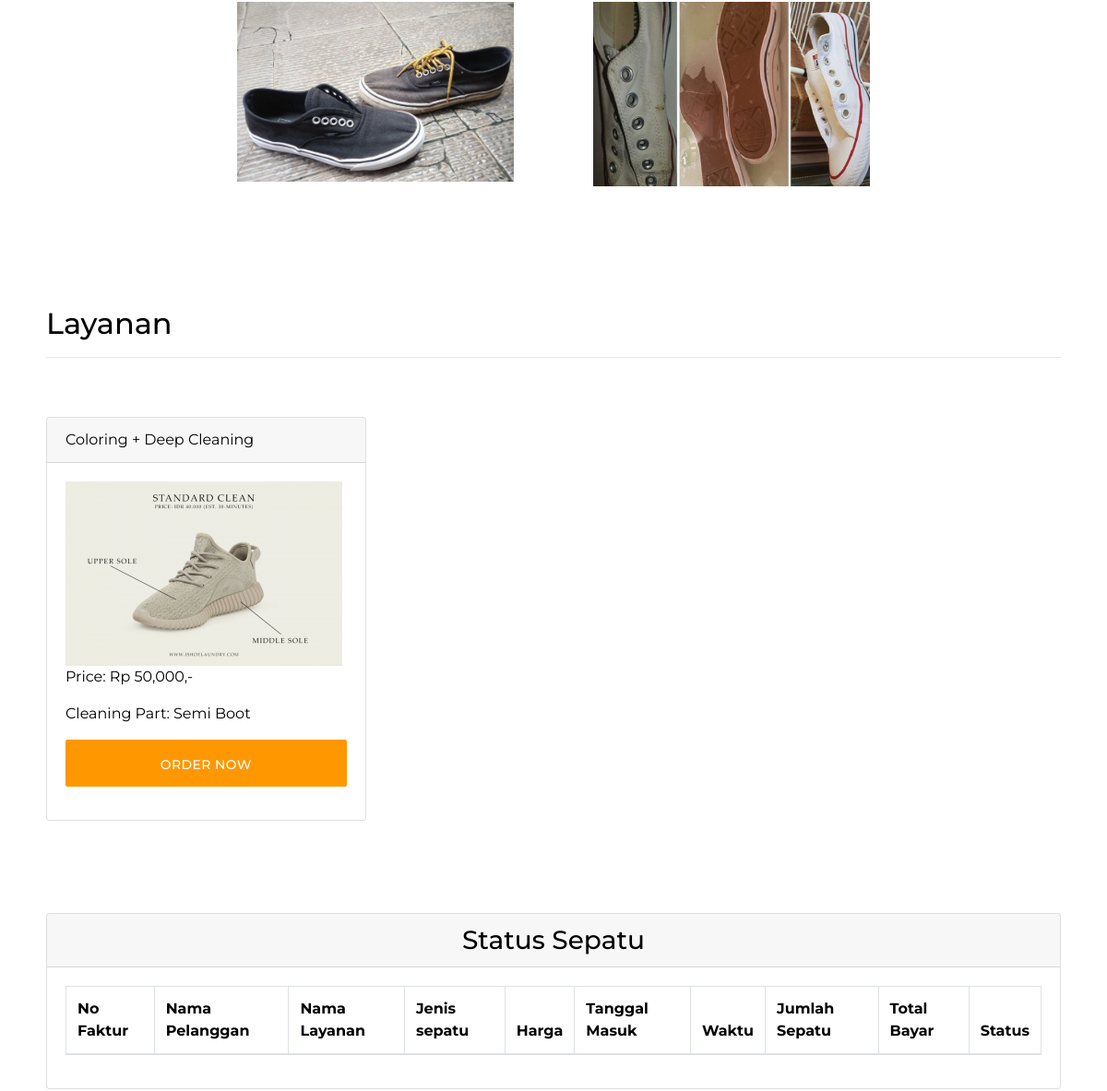
Before: / (middle part) with the older database file.
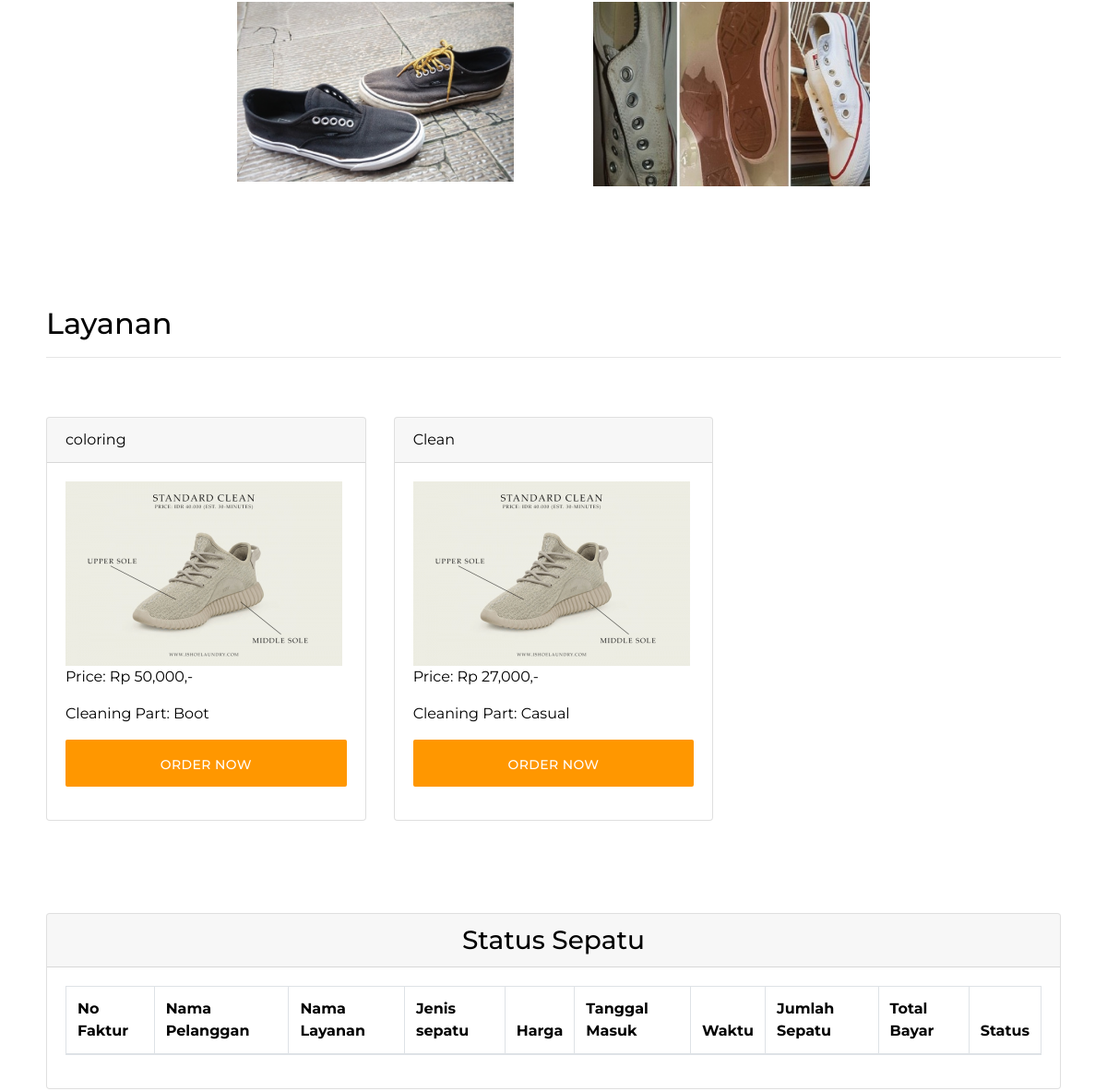
After: the same page with the newer database file.
### tables this page shows
CREATE TABLE `layanan` (
  `id_layanan` int(11) NOT NULL,
  `nama_layanan` varchar(50) NOT NULL,
  `id_jenis_sepatu` int(11) NOT NULL,
  `harga` varchar(50) NOT NULL,
  `foto` text NOT NULL
);

CREATE TABLE `jenis_sepatu` (
  `id` int(11) NOT NULL,
  `nama_jenis_sepatu` varchar(50) NOT NULL
);

### koneksi.php (called while the page is built, shortened)
<?php
	$base_url = "http://localhost/CuciSepatu/";
?>

### index.php (the view, shortened to what this page needs)
<!DOCTYPE html>
<html lang="en">
<?php include "koneksi.php";
 ?>
<head>
    <link rel="stylesheet" href="<?= $base_url ?>asset/css/bootstrap.min.css">
    <link rel="stylesheet" href="https://cdnjs.cloudflare.com/ajax/libs/font-awesome/4.7.0/css/font-awesome.min.css">
    <link rel="stylesheet" type="text/css" href="<?= $base_url ?>asset/css/owl.carousel.min.css">
    <link rel="stylesheet" href="<?= $base_url ?>asset/css/styles.css">
</head>
<body class="py-5">
    <section class="recent-book-sec" id="befor">
        <div class="container">
        <br>
        <br>
            <br><br>
            <div class="row">
                <div class="col-md-2"></div>
                <div class="col-md-4">
                    <div class="box">
                        <div class="box-body">
                            <img src="images/bersih.jpg" width="300px">
                        </div>
                    </div>
                </div>
                <div class="col-md-4">
                    <div class="box">
                        <div class="box-body">
                            <img src="images/bersih2.jpg" width="300px" height="200px">
                        </div>
                    </div>
                </div>
            </div>
        </div>
    </section>
    <section class="features-sec" id="layanan">
        <div class="container">
            <h2>Layanan</h2>
        <hr>
        <br>
        <br>
        <div class="row">
        <?php $data = $koneksi->query('SELECT * FROM layanan a LEFT JOIN jenis_sepatu b ON b.id=a.id_jenis_sepatu');
        foreach($data as $a):?>
            <div class="col-md-4">
                <div class="card">
                    <div class="card-header">
                        <?= $a['nama_layanan'] ?>
                    </div>
                    <div class="card-body">
                        <img src="images/clean.png">
                        <p>Price: Rp <?= number_format($a['harga']) ?>,-</p>
                        <p>Cleaning Part: <?= $a['nama_jenis_sepatu'] ?> </p>
                        <p>
                            <a href="standar.php?id=<?= $a['id_layanan'] ?>" class="btn btn-warning btn-block">Order Now</a>
                        </p>
                    </div>
                </div>
            </div>
        <?php endforeach ?>
        </div>
        </div>
    </section>
    <section class="features-sec" id="status">
        <div class="container">
            <div class="card">
  <div class="card-header">
    <div align="center"><h3>Status Sepatu</h3></div>
  </div>
  <div class="card-body table-responsive">
    <table id="example1" class="table table-bordered table-hover">
            <thead>
              <tr>
                <th>No Faktur</th>
                <th>Nama Pelanggan</th>
                <th>Nama Layanan</th>
                <th>Jenis sepatu</th>
                <th>Harga</th>
                <th>Tanggal Masuk</th>
                <th>Waktu</th>
                <th>Jumlah Sepatu</th>
                <th>Total Bayar</th>
                <th>Status</th>
              </tr>
            </thead>
              <?php
              include "koneksi.php";
              ?>
        </table>
  </div>
</div>
        </div>
    </section>
</body>
</html>

### asset/css/styles.css (style rules this page uses)
body { margin: 0px; padding: 0px; font-family: 'Montserrat', sans-serif; color: #000; float: left; width: 100%; }
* { -webkit-box-sizing: border-box; -moz-box-sizing: border-box; box-sizing: border-box; }
*:before, *:after { -webkit-box-sizing: border-box; -moz-box-sizing: border-box; box-sizing: border-box; }
h1, h2, h3, h4, h5, h6, ul { margin: 0px; padding: 0px; }
.btn { background: #ff9700; opacity: 1; color: #fff; text-transform: uppercase; padding: 15px 20px 11px; font-size: 14px; font-weight: 500; letter-spacing: 0.4px; border: 2px solid #ff9700; border-radius: 2px; }
.container { width: 1200px; padding: 0 50px; max-width: 1200px; }
section { float: left; width: 100%; }
img { max-width: 100%; }
.recent-book-sec { text-align: center; margin-bottom: 130px; }
.recent-book-sec .row { margin: 0 -30px; }
.features-sec { margin-bottom: 100px; }

Changed rows visible on the page:
removed layanan: nama_layanan "Coloring + Deep Cleaning", harga "50,000", id_jenis_sepatu.nama_jenis_sepatu "Semi Boot"
added layanan: nama_layanan "coloring", harga "50,000", id_jenis_sepatu.nama_jenis_sepatu "Boot"
added layanan: nama_layanan "Clean", harga "27,000", id_jenis_sepatu.nama_jenis_sepatu "Casual"
